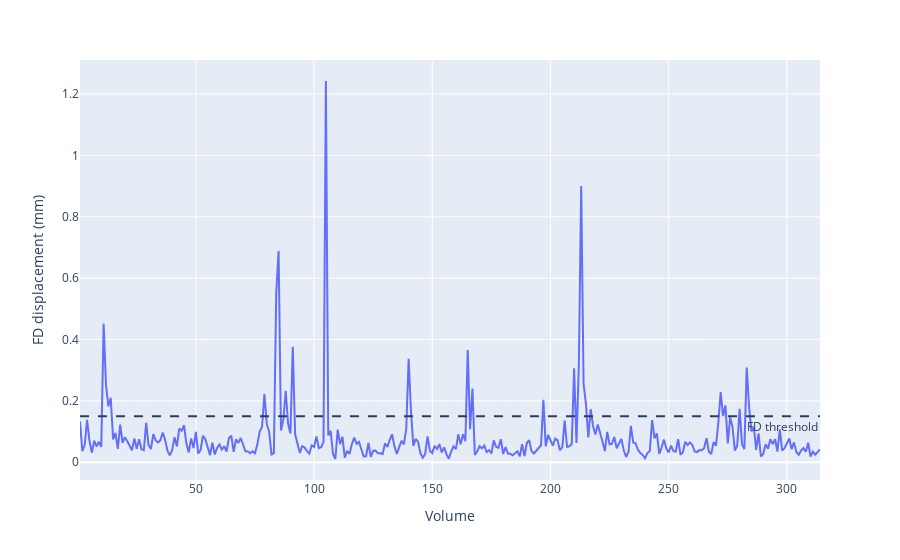

Write notebook code for a chart like this one.
### Code cell
import plotly.express as px

fig = px.line(x=list(range(1, fd.size+1)), y=fd, labels={'x': 'Volume', 'y': 'FD displacement (mm)'})
fig.add_hline(y=threshold, line_dash="dash", annotation_text="FD threshold", annotation_position="bottom right")
fig.show()

### Figure 1 — Plotly figure (JSON) as saved in the notebook; plotly's stock layout.template omitted (floating-point values rounded to 4 significant figures; data arrays with more than 128 entries replaced by an {"elided": "..."} marker saying what was removed)
{"data": [{"hovertemplate": "Volume=%{x}<br>FD displacement (mm)=%{y}<extra></extra>", "legendgroup": "", "line": {"color": "#636efa", "dash": "solid"}, "marker": {"symbol": "circle"}, "mode": "lines", "name": "", "orientation": "v", "showlegend": false, "type": "scatter", "x": {"elided": "314 int values"}, "xaxis": "x", "y": {"elided": "314 float values"}, "yaxis": "y"}], "layout": {"annotations": [{"showarrow": false, "text": "FD threshold", "x": 1, "xanchor": "right", "xref": "x domain", "y": 0.1497, "yanchor": "top", "yref": "y"}], "legend": {"tracegroupgap": 0}, "margin": {"t": 60}, "shapes": [{"line": {"dash": "dash"}, "type": "line", "x0": 0, "x1": 1, "xref": "x domain", "y0": 0.1497, "y1": 0.1497, "yref": "y"}], "xaxis": {"anchor": "y", "domain": [0, 1], "title": {"text": "Volume"}}, "yaxis": {"anchor": "x", "domain": [0, 1], "title": {"text": "FD displacement (mm)"}}}}
